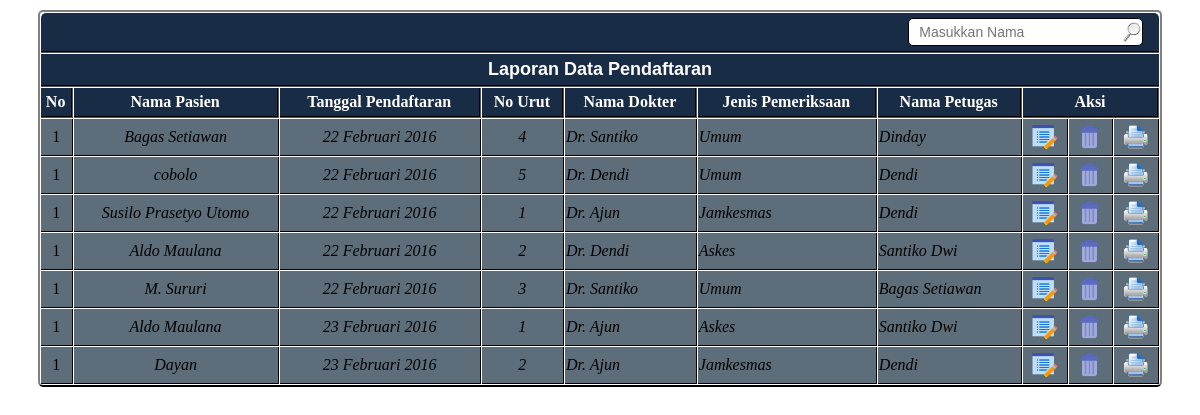
The app's page /pegawai/pendaftaran_pencarian.php with its own data.
### tables this page shows
CREATE TABLE IF NOT EXISTS `pendaftaran` (
  `no_pendaftaran` int(11) NOT NULL auto_increment,
  `no_pasien` int(11) NOT NULL,
  `tgl_pendaftaran` date NOT NULL,
  `no_urut` int(11) NOT NULL,
  `kode_jadwal` varchar(5) NOT NULL,
  `id_jenisbiaya` varchar(5) NOT NULL,
  `nip` varchar(20) NOT NULL,
  PRIMARY KEY  (`no_pendaftaran`)
);

CREATE TABLE IF NOT EXISTS `pasien` (
  `no_pasien` int(11) NOT NULL auto_increment,
  `nama_pasien` varchar(50) NOT NULL,
  `alamat_pasien` varchar(50) NOT NULL,
  `tanggal_lahir_pasien` date NOT NULL,
  `telp` varchar(13) NOT NULL,
  `jenis_kelamin` varchar(30) NOT NULL,
  `tanggal_registrasi` date NOT NULL,
  PRIMARY KEY  (`no_pasien`)
);

CREATE TABLE IF NOT EXISTS `dokter` (
  `kode_dokter` varchar(5) NOT NULL,
  `nama_dokter` varchar(30) NOT NULL,
  `alamat_dokter` varchar(50) NOT NULL,
  `telepon_dokter` varchar(12) NOT NULL,
  `username` varchar(15) NOT NULL,
  `password` varchar(15) NOT NULL,
  PRIMARY KEY  (`kode_dokter`)
);

CREATE TABLE IF NOT EXISTS `jenisbiaya` (
  `id_jenisbiaya` int(5) NOT NULL auto_increment,
  `nama_biaya` varchar(20) NOT NULL,
  `tarif` int(10) NOT NULL,
  PRIMARY KEY  (`id_jenisbiaya`)
);

CREATE TABLE IF NOT EXISTS `pegawai` (
  `nip` varchar(20) NOT NULL,
  `nama_pegawai` varchar(30) NOT NULL,
  `alamat_pegawai` varchar(50) NOT NULL,
  `telepon_pegawai` varchar(12) NOT NULL,
  `jeniskelamin_pegawai` varchar(10) NOT NULL,
  `username` varchar(20) NOT NULL,
  `password` varchar(8) NOT NULL,
  PRIMARY KEY  (`nip`)
);

### pegawai/tanggal.php (called while the page is built, shortened)
<?php
function tgl_indo($tgl){
$tanggal = substr($tgl,8,2);
$bulan   = getBulan(substr($tgl,5,2));
$tahun   = substr($tgl,0,4);
return $tanggal.' '.$bulan.' '.$tahun;
}
function getBulan($bln){
switch ($bln){
case 2:
return "Februari";
break;
}
}
?>

### pegawai/pendaftaran_pencarian.php (the view, shortened to what this page needs)
<link rel="stylesheet" href="tabel.css" type="text/css" />
    <div align="center">
      <table border="0" class="tabel" cellspacing="1" width="98%" >
        <tr>
          <th class="judul" colspan="10"><div align="right">
  <input type="text" name="nama_pasien"  class="cari" size="25" placeholder="Masukkan Nama" />
  &nbsp;&nbsp;</div></th>
        </tr>
        <tr>
          <th class="judul2" colspan="10"><div align="center">Laporan Data Pendaftaran</div></th>
    </tr>
        <tr>
          <th class="isiform">No</th>
<th class="isiform">Nama Pasien</th>
<th class="isiform">Tanggal Pendaftaran</th>
<th class="isiform">No Urut</th>
<th class="isiform">Nama Dokter</th>
<th class="isiform">Jenis Pemeriksaan</th>
<th class="isiform">Nama Petugas</th>
  <th class="isiform" colspan="3"><div align="center">Aksi</div></th>
  </tr>
        <?php
include "tanggal.php";
$query = mysql_query("select pendaftaran.*,jadwal_praktek.*,dokter.*,jenisbiaya.*,pegawai.*,pasien.* from pendaftaran,jadwal_praktek,dokter,jenisbiaya,pegawai,pasien where jadwal_praktek.kode_jadwal=pendaftaran.kode_jadwal and dokter.kode_dokter=jadwal_praktek.kode_dokter and jenisbiaya.id_jenisbiaya=pendaftaran.id_jenisbiaya and pasien.no_pasien=pendaftaran.no_pasien and pegawai.nip=pendaftaran.nip and nama_pasien like '%$_POST[nama_pasien]%'")or die(mysql_error);
$nomor=1;
				while($data=mysql_fetch_array($query))
				{
				if($nomor%2==0)
				{ $bgcolor="#b1b1b1"; }
				else
				{ $bgcolor="#5d6d7a"; }
				 $tanggaldaftar=tgl_indo($data['tgl_pendaftaran']);
				?>
        <tr class="isiform1"  bgcolor=<?php echo "$bgcolor"; ?>>
          <td class="isiform1"><div align="center"><?php echo $nomor;?></div></td>
      <td class="isiform1"><div align="center"><em><?php echo $data['nama_pasien']; ?>
      </em></div></td>
      <td class="isiform1"><div align="center"><em><?php echo $tanggaldaftar?></em></div></td>
      <td class="isiform1"><div align="center"><em><?php echo $data['no_urut']; ?></em></div></td>
      <td class="isiform1"><div align="left"><em><?php echo $data['nama_dokter']; ?></em></div></td>
      <td class="isiform1"><div align="left"><em><?php echo $data['nama_biaya']; ?></em></div></td>
      <td class="isiform1"><div align="left"><em><?php echo $data['nama_pegawai']; ?></em></div></td>
      <td class="isiform1"><div align="center"><em><?php echo "<a href=pendaftaran_edit.php?no_pendaftaran=$data[no_pendaftaran]>
				<img src='../img/edit.png' width='30px' height='30px'/></a>";?></em></div></td>
      <td class="isiform1"><div align="center"><em><?php echo "<a href=pendaftaran_delete.php?no_pendaftaran=$data[no_pendaftaran]&&hapus=oke><img src='../img/delete.png' width='30px' height='30px'/></a>";?></em></div></td>
      <td class="isiform1"><div align="center"><em><?php echo "<a href=kartupendaftaran.php?no_pendaftaran=$data[no_pendaftaran]><img src='print.png' width='30px' height='30px' /></a>";?></em></div></td>
    </tr> <?php
}
?>
      </table>
</div>

### pegawai/tabel.css (style rules this page uses)
.tabel { width:95%; margin-top:10px; border-width:2px; border-style:solid; border-bottom-color:#000000; border-radius:5px 5px 5px 5px; }
.judul { background-color:#182D45; color:#ffffff; padding-top:5px; padding-bottom:5px; font-family:Arial, Helvetica, sans-serif; font-size:18px; border-bottom-style:groove; border-bottom-width:2px; border-radius:5px 5px 0px 0px; border-color:#000000; }
.judul2 { background-color:#182D45; color:#ffffff; padding-top:5px; padding-bottom:5px; font-family:Arial, Helvetica, sans-serif; font-size:18px; border-bottom-style:groove; border-bottom-width:2px; border-radius:0px 0px 0px 0px; border-color:#000000; }
.isiform { border-right-width:2px; border-right-style:groove; border-bottom-style:groove; border-bottom-width:2px; border-radius:0px 0px 0px 0px; background-color:#182D45; padding-top:5px; padding-bottom:5px; border-color:#000000; color:ffffff; }
.isiform1 { border-right-width:1px; border-right-style:groove; border-bottom-style:groove; border-bottom-width:1px; padding-top:3px; padding-bottom:3px; border-color:#000000; }
.cari { padding-top:5px; padding-bottom:5px; background-image:url(../img/cari1.png); background-position:right; background-repeat:no-repeat; padding-left:10px; font-family:Arial, Helvetica, sans-serif; font-size:14px; color:#666666; border-style:solid; border-color:#000000; border-width:1px; box-shadow:2px 2x 2px #999999; border-radius:5px 5px 5px 5px; }

### records on screen
pendaftaran: pasien.nama_pasien "Bagas Setiawan", tgl_pendaftaran "22 Februari 2016", no_urut "4", dokter.nama_dokter "Dr. Santiko", id_jenisbiaya.nama_biaya "Umum", pegawai.nama_pegawai "Dinday"
pendaftaran: pasien.nama_pasien "cobolo", tgl_pendaftaran "22 Februari 2016", no_urut "5", dokter.nama_dokter "Dr. Dendi", id_jenisbiaya.nama_biaya "Umum", pegawai.nama_pegawai "Dendi"
pendaftaran: pasien.nama_pasien "Susilo Prasetyo Utomo", tgl_pendaftaran "22 Februari 2016", no_urut "1", dokter.nama_dokter "Dr. Ajun", id_jenisbiaya.nama_biaya "Jamkesmas", pegawai.nama_pegawai "Dendi"
pendaftaran: pasien.nama_pasien "Aldo Maulana", tgl_pendaftaran "22 Februari 2016", no_urut "2", dokter.nama_dokter "Dr. Dendi", id_jenisbiaya.nama_biaya "Askes", pegawai.nama_pegawai "Santiko Dwi"
pendaftaran: pasien.nama_pasien "M. Sururi", tgl_pendaftaran "22 Februari 2016", no_urut "3", dokter.nama_dokter "Dr. Santiko", id_jenisbiaya.nama_biaya "Umum", pegawai.nama_pegawai "Bagas Setiawan"
pendaftaran: pasien.nama_pasien "Aldo Maulana", tgl_pendaftaran "23 Februari 2016", no_urut "1", dokter.nama_dokter "Dr. Ajun", id_jenisbiaya.nama_biaya "Askes", pegawai.nama_pegawai "Santiko Dwi"
pendaftaran: pasien.nama_pasien "Dayan", tgl_pendaftaran "23 Februari 2016", no_urut "2", dokter.nama_dokter "Dr. Ajun", id_jenisbiaya.nama_biaya "Jamkesmas", pegawai.nama_pegawai "Dendi"
